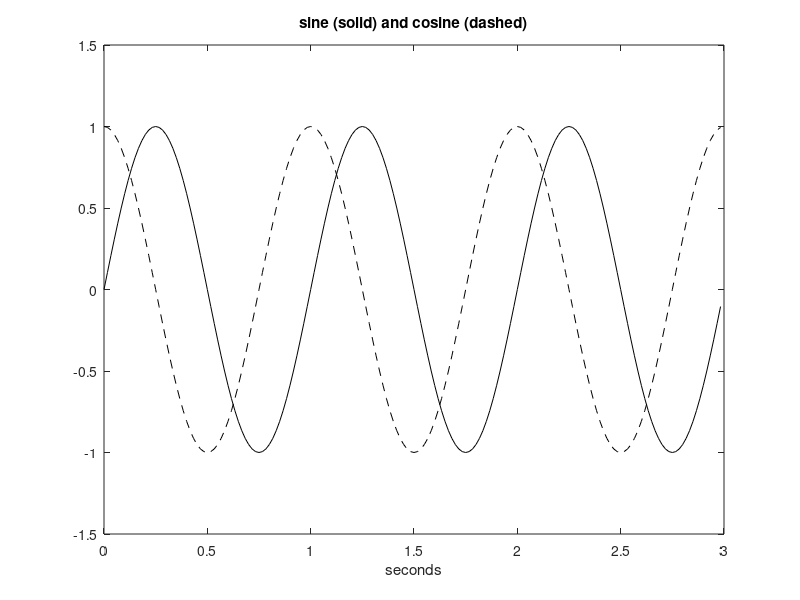

Reproduce this figure in MATLAB.
% Sine and cosine signals
fy=1; %signal frequency in Hz
wy=2*pi*fy; %signal frequency in rad/s
fs=60; %sampling frequency in Hz
tiv=1/fs; %time interval between samples;
t=0:tiv:(3-tiv); %time intervals set
ys=sin(wy*t); %signal data set
plot(t,ys,'k'); hold on; %plots figure
axis([0 3 -1.5 1.5]);
xlabel('seconds');
yc=cos(wy*t); %signal data set
plot(t,yc,'--k'); %plots figure
axis([0 3 -1.5 1.5]);
xlabel('seconds'); title('sine (solid) and cosine (dashed)');